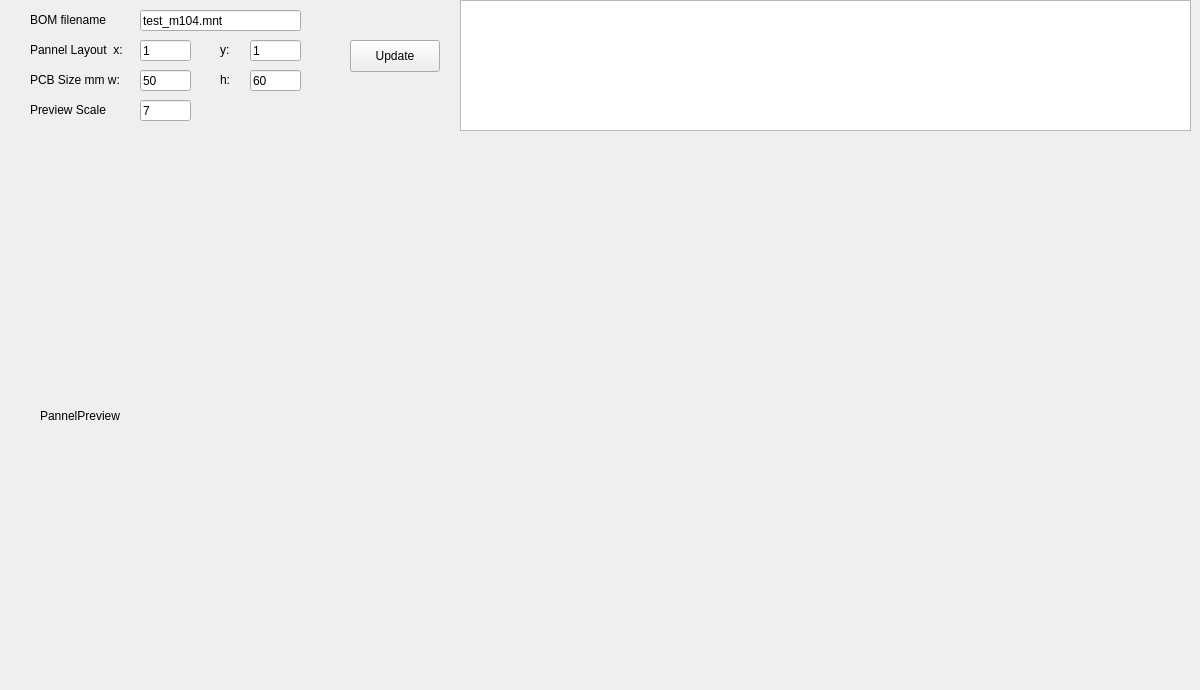
      <widget class="QWidget" name="tabpannel">
       <attribute name="title">
        <string>PCBPannel</string>
       </attribute>
       <widget class="QLineEdit" name="pannel_x">
        <property name="geometry">
         <rect>
          <x>140</x>
          <y>40</y>
          <width>51</width>
          <height>21</height>
         </rect>
        </property>
        <property name="text">
         <string>1</string>
        </property>
       </widget>
       <widget class="QLabel" name="label">
        <property name="geometry">
         <rect>
          <x>30</x>
          <y>40</y>
          <width>101</width>
          <height>20</height>
         </rect>
        </property>
        <property name="text">
         <string>Pannel Layout  x:</string>
        </property>
       </widget>
       <widget class="QLineEdit" name="pannel_y">
        <property name="geometry">
         <rect>
          <x>250</x>
          <y>40</y>
          <width>51</width>
          <height>21</height>
         </rect>
        </property>
        <property name="text">
         <string>1</string>
        </property>
       </widget>
       <widget class="QLabel" name="label_2">
        <property name="geometry">
         <rect>
          <x>220</x>
          <y>40</y>
          <width>41</width>
          <height>20</height>
         </rect>
        </property>
        <property name="text">
         <string>y:</string>
        </property>
       </widget>
       <widget class="QLabel" name="pannelpreview">
        <property name="geometry">
         <rect>
          <x>40</x>
          <y>150</y>
          <width>1141</width>
          <height>531</height>
         </rect>
        </property>
        <property name="text">
         <string>PannelPreview</string>
        </property>
       </widget>
       <widget class="QLineEdit" name="pcb_w">
        <property name="geometry">
         <rect>
          <x>140</x>
          <y>70</y>
          <width>51</width>
          <height>21</height>
         </rect>
        </property>
        <property name="text">
         <string>50</string>
        </property>
       </widget>
       <widget class="QLineEdit" name="pcb_h">
        <property name="geometry">
         <rect>
          <x>250</x>
          <y>70</y>
          <width>51</width>
          <height>21</height>
         </rect>
        </property>
        <property name="text">
         <string>60</string>
        </property>
       </widget>
       <widget class="QLabel" name="label_9">
        <property name="geometry">
         <rect>
          <x>30</x>
          <y>70</y>
          <width>101</width>
          <height>20</height>
         </rect>
        </property>
        <property name="text">
         <string>PCB Size mm w:</string>
        </property>
       </widget>
       <widget class="QLabel" name="label_10">
        <property name="geometry">
         <rect>
          <x>220</x>
          <y>70</y>
          <width>41</width>
          <height>20</height>
         </rect>
        </property>
        <property name="text">
         <string>h:</string>
        </property>
       </widget>
       <widget class="QPushButton" name="pannel_update_bt">
        <property name="geometry">
         <rect>
          <x>350</x>
          <y>40</y>
          <width>90</width>
          <height>32</height>
         </rect>
        </property>
        <property name="text">
         <string>Update</string>
        </property>
       </widget>
       <widget class="QLineEdit" name="pannel_bomfile">
        <property name="geometry">
         <rect>
          <x>140</x>
          <y>10</y>
          <width>161</width>
          <height>21</height>
         </rect>
        </property>
        <property name="text">
         <string>test_m104.mnt</string>
        </property>
       </widget>
       <widget class="QLabel" name="label_11">
        <property name="geometry">
         <rect>
          <x>30</x>
          <y>10</y>
          <width>101</width>
          <height>20</height>
         </rect>
        </property>
        <property name="text">
         <string>BOM filename</string>
        </property>
       </widget>
       <widget class="QTableWidget" name="fiducial_table">
        <property name="geometry">
         <rect>
          <x>460</x>
          <y>0</y>
          <width>731</width>
          <height>131</height>
         </rect>
        </property>
       </widget>
       <widget class="QLineEdit" name="pcb_preview_scale">
        <property name="geometry">
         <rect>
          <x>140</x>
          <y>100</y>
          <width>51</width>
          <height>21</height>
         </rect>
        </property>
        <property name="toolTip">
         <string notr="true" comment="Preview" extracomment="comment on Tooltip"/>
        </property>
        <property name="toolTipDuration">
         <number>2</number>
        </property>
        <property name="text">
         <string>7</string>
        </property>
       </widget>
       <widget class="QLabel" name="label_17">
        <property name="geometry">
         <rect>
          <x>30</x>
          <y>100</y>
          <width>101</width>
          <height>20</height>
         </rect>
        </property>
        <property name="text">
         <string>Preview Scale</string>
        </property>
       </widget>
      </widget>
